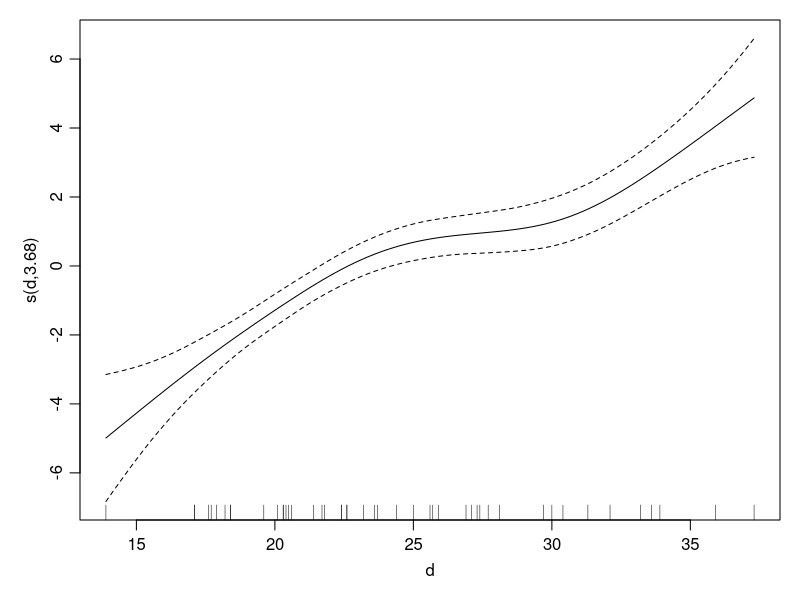
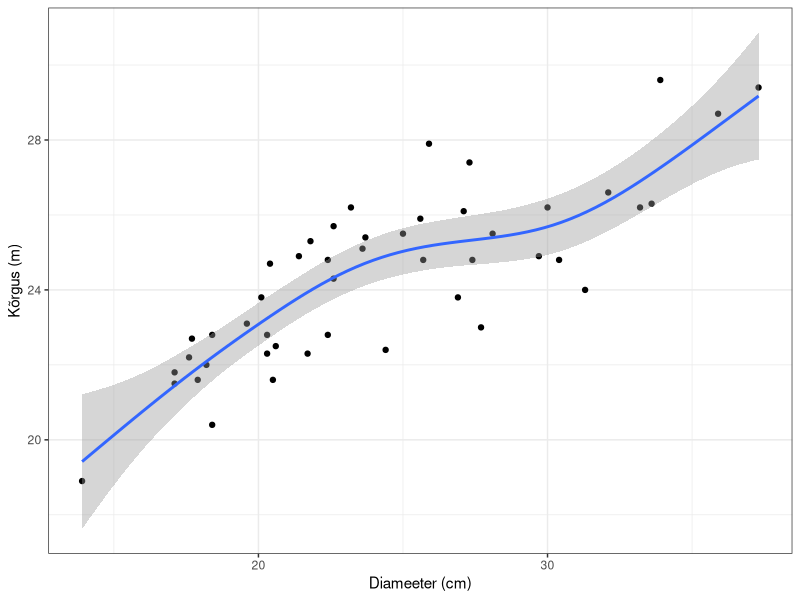
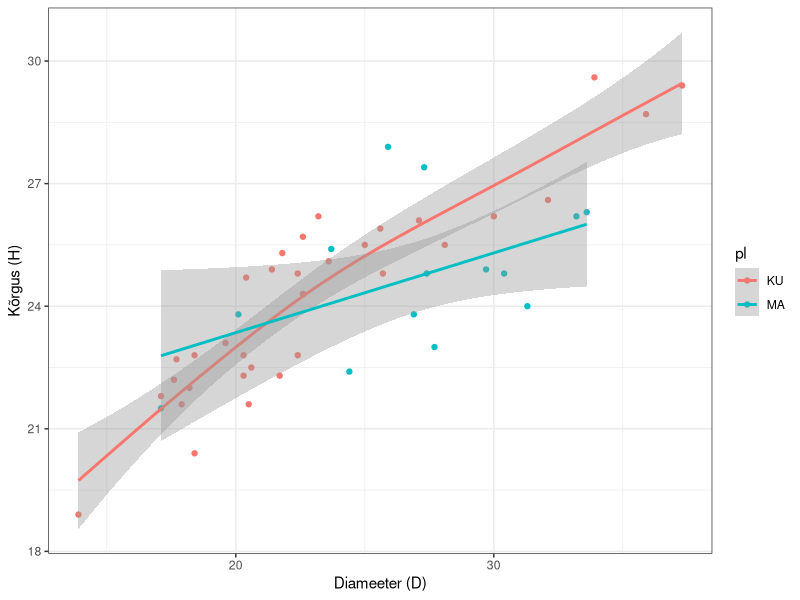

Here is the R script that generated these plots, in order:
## ---- chunk 1
# Laadime peatükis kasutatavad paketid
library(dplyr)
library(readxl)
library(mgcv)
## ---- chunk 2
# Andmete laadimine
andmed <- read_excel("data/naited.xlsx","prt_andmed") %>% filter(h > 0)
## ---- chunk 3
# GAM mudeli sobitamine
mudel <- gam(h ~ s(d), data = andmed)
## ---- chunk 4
# Mudeli kokkuvõte
summary(mudel)
## ---- chunk 5
coef(mudel)
## ---- chunk 6
# Mudeli visualiseerimine
par(mar=c(4,4,1,1), mgp=c(2, 0.7, 0))
plot(mudel)
## ---- chunk 7
# Uute diameetrite väärtused
uued_andmed <- data.frame(d = c(12, 22, 32))

# Ennustuste tegemine
uued_andmed$h <- predict(mudel, newdata = uued_andmed)

# Ennustuste kuvamine
print(uued_andmed)
## ---- chunk 8
# Laadi pakett
library(ggplot2)
## ---- chunk 9
ggplot(andmed, aes(x = d, y = h)) +
  geom_point() +  # Joonistab hajuvusdiagrammi
  geom_smooth(method = "gam", formula = y ~ s(x)) +  # Lisab sujuva joone GAM mudeli abil
  labs(x = "Diameeter (cm)", y = "Kõrgus (m)") +
  theme_bw()
## ---- chunk 10
ggplot(andmed, aes(x = d, y = h, color = pl)) +
  # Muudab punktide värvi, kuju ja suurust
  geom_point() +  
  # Eemaldab usaldusvahemiku ja muudab joone värvi
  geom_smooth(method = "gam", formula = y ~ s(x)) +  
  labs(x = "Diameeter (D)", y = "Kõrgus (H)") +
  theme_bw()
